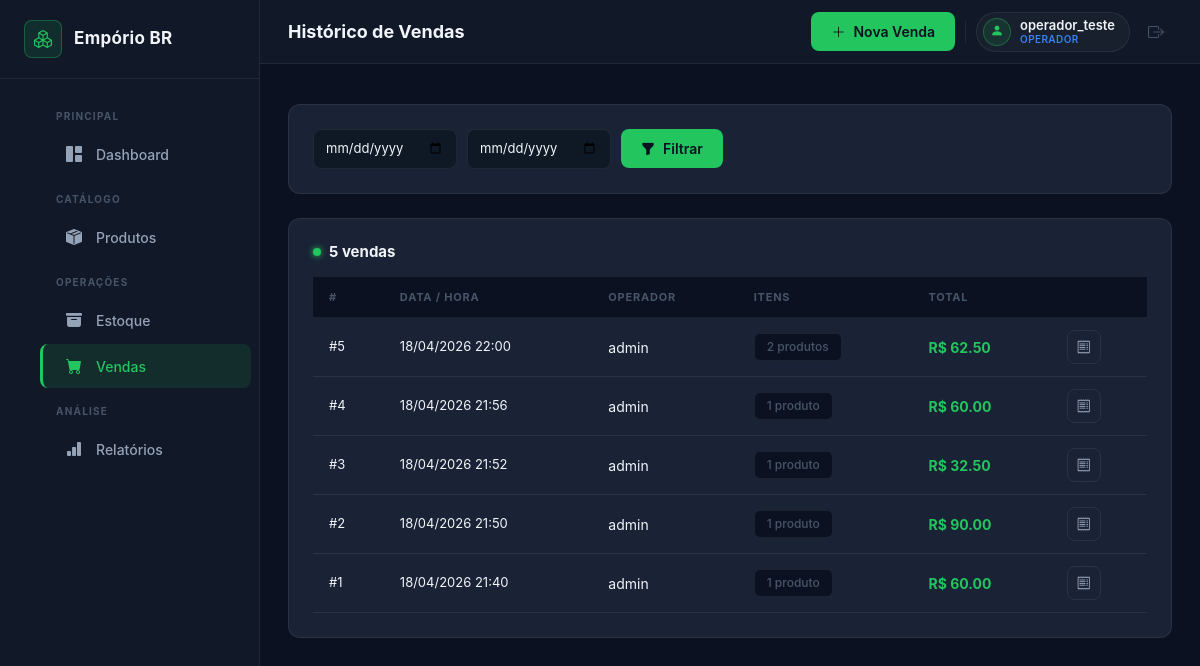
/vendas (signed in), run on an earlier commit of the app's database.
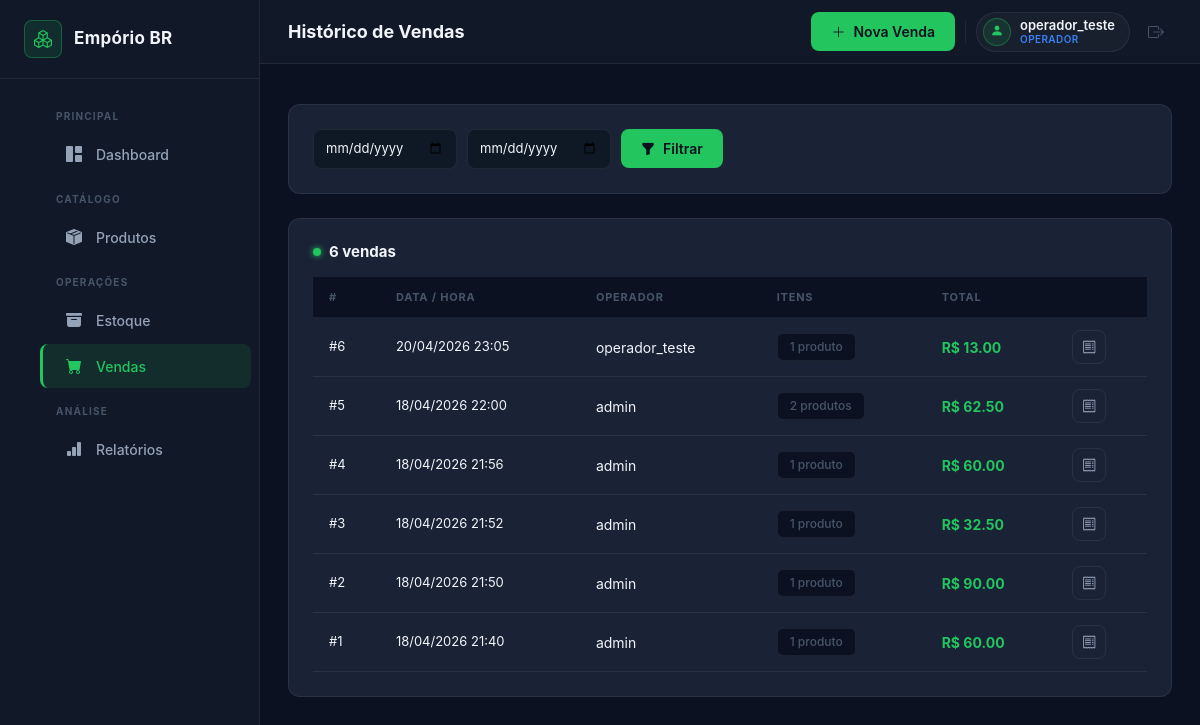
And on a later commit of the database.
### app/models/models.py (models this page shows, shortened)
class Venda(db.Model):
    __tablename__ = 'vendas'
    id = db.Column(db.Integer, primary_key=True)
    data = db.Column(db.DateTime, default=lambda: datetime.now(timezone.utc))
    usuario_id = db.Column(db.Integer, db.ForeignKey('usuarios.id'), nullable=False)
    total = db.Column(db.Float, nullable=False, default=0.0)
    itens = db.relationship('ItemVenda', backref='venda', lazy='dynamic', cascade='all, delete-orphan')

class Usuario(UserMixin, db.Model):
    __tablename__ = 'usuarios'
    id = db.Column(db.Integer, primary_key=True)
    nome = db.Column(db.String(100), nullable=False)
    senha_hash = db.Column(db.String(255), nullable=False)
    perfil = db.Column(db.String(20), nullable=False, default='operador')  # 'admin' ou 'operador'
    ativo = db.Column(db.Boolean, default=True)
    movimentacoes = db.relationship('Movimentacao', backref='usuario', lazy='dynamic')
    vendas = db.relationship('Venda', backref='usuario', lazy='dynamic')
    @property
    def is_admin(self):
        return self.perfil == 'admin'

### app/routes/vendas.py (the view)
@vendas_bp.route('/vendas')
@login_required
def historico():
    pagina = request.args.get('pagina', 1, type=int)
    data_ini = request.args.get('data_ini', '')
    data_fim = request.args.get('data_fim', '')
    from datetime import datetime
    query = Venda.query.order_by(Venda.data.desc())
    if data_ini:
        try:
            query = query.filter(Venda.data >= datetime.fromisoformat(data_ini))
        except ValueError:
            pass
    if data_fim:
        try:
            query = query.filter(Venda.data <= datetime.fromisoformat(data_fim + 'T23:59:59'))
        except ValueError:
            pass
    paginacao = query.paginate(page=pagina, per_page=POR_PAGINA, error_out=False)
    return render_template(
        'vendas/historico.html',
        paginacao=paginacao,
        data_ini=data_ini,
        data_fim=data_fim,
    )

### app/models/models.py (called while the page is built)
@login_manager.user_loader
def load_user(user_id):
    return Usuario.query.get(int(user_id))

### app/templates/vendas/historico.html (shortened to what this page needs)
{% extends 'base.html' %}
{% block page_title %}Histórico de Vendas{% endblock %}
{% block topbar_actions %}
  <a href="{{ url_for('vendas.nova_venda') }}" class="btn-accent">
    <i class="bi bi-plus-lg"></i> Nova Venda
  </a>
{% endblock %}
{% block content %}
<div class="card-dark mb-4">
  <form method="GET" action="{{ url_for('vendas.historico') }}" class="filter-row flex-wrap">
    <input type="date" name="data_ini" value="{{ data_ini }}"
           class="filter-select" title="Data inicial">
    <input type="date" name="data_fim" value="{{ data_fim }}"
           class="filter-select" title="Data final">
    <button type="submit" class="btn-accent">
      <i class="bi bi-funnel-fill"></i> Filtrar
    </button>
  </form>
</div>
<div class="card-dark">
  <div class="section-header mb-3">
    <div class="section-title-group">
      <span class="section-dot dot-green"></span>
      <h5 class="section-title">{{ paginacao.total }} venda{{ 's' if paginacao.total != 1 }}</h5>
    </div>
  </div>
  {% if paginacao.items %}
    <div class="table-scroll">
      <table class="table-dark-custom">
        <thead>
          <tr>
            <th>#</th>
            <th>Data / Hora</th>
            <th>Operador</th>
            <th>Itens</th>
            <th>Total</th>
            <th></th>
          </tr>
        </thead>
        <tbody>
          {% for v in paginacao.items %}
          <tr>
            <td class="text-muted-col">#{{ v.id }}</td>
            <td class="nowrap text-muted-col">
              {{ v.data.strftime('%d/%m/%Y %H:%M') if v.data else '—' }}
            </td>
            <td>{{ v.usuario.nome }}</td>
            <td>
              <span class="badge-gray">
                {{ v.itens.count() }} produto{{ 's' if v.itens.count() != 1 }}
              </span>
            </td>
            <td><strong class="value-ok">R$ {{ '%.2f'|format(v.total) }}</strong></td>
            <td>
              <a href="{{ url_for('vendas.recibo', id=v.id) }}"
                 class="btn-icon" title="Ver recibo">
                <i class="bi bi-receipt"></i>
              </a>
            </td>
          </tr>
          {% endfor %}
        </tbody>
      </table>
    </div>
  {% endif %}
</div>
{% endblock %}

What changed in the data, as far as the page shows it:
added Venda: id "6", data "20/04/2026 23:05", usuario.nome "operador_teste", itens.count "1", total "13.00"
Also different on the page:
{{ paginacao.total }}: "5" → "6"
